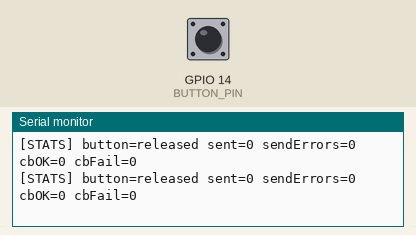
This sketch was run on a simulated ESP32. Parts: the last lines printed to the serial monitor. The inputs (shaded band) are chosen by the test bench; at power-on: GPIO 14 (BUTTON_PIN) HIGH.

Above: at 2.2 s.
2.3 s: GPIO 14 (BUTTON_PIN) pulled LOW for 1 s
At 3.8 s:
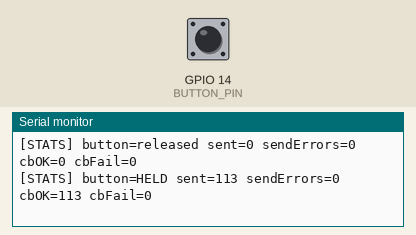
4.8 s: GPIO 14 (BUTTON_PIN) pulled LOW for 0.15 s
At 5.4 s:
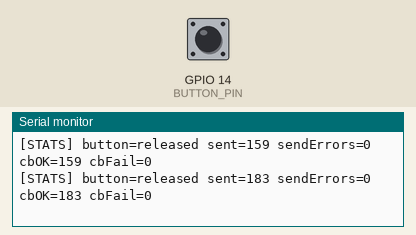
6.4 s: GPIO 14 (BUTTON_PIN) pulled LOW for 0.15 s
At 7.8 s:
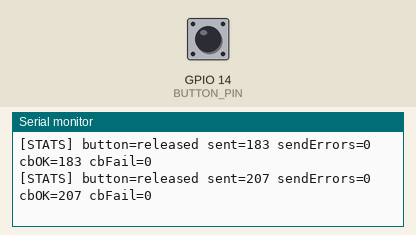
Timing chart, 0 to 9.4 s (numbered marks = the images above; inputs shaded):
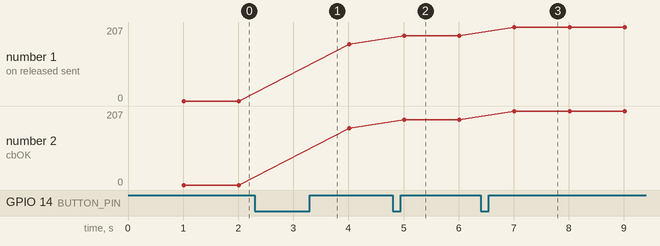

Measured:
- after the input at 2.3 s, the serial monitor: prints a new line after 0.71 s (image 1)
- after the input at 4.8 s, the serial monitor: prints a new line after 0.21 s (image 2)
- after the input at 6.4 s, the serial monitor: prints a new line after 0.61 s (image 3)
- plotted number 1: 0 → 159 after the input at 2.3 s, 159 → 183 after the input at 4.8 s, 183 → 207 after the input at 6.4 s
- plotted number 2: 0 → 159 after the input at 2.3 s, 159 → 183 after the input at 4.8 s, 183 → 207 after the input at 6.4 s

The sketch:

sender_fake_sound.ino
```cpp
#include <WiFi.h>
#include <esp_now.h>

#define BUTTON_PIN 14

#define SAMPLE_RATE 16000
#define AUDIO_SAMPLES_PER_PACKET 100
#define PACKET_INTERVAL_US 6250  // 100 samples / 16000 Hz = 6.25 ms

uint8_t receiverMac[] = {0xF4, 0x65, 0x0B, 0xE9, 0x3B, 0x64};

typedef struct __attribute__((packed)) {
  uint32_t seq;
  uint16_t sampleCount;
  int16_t samples[AUDIO_SAMPLES_PER_PACKET];
} AudioPacket;

uint32_t seqCounter = 0;
uint32_t globalSampleIndex = 0;

uint32_t packetsSent = 0;
uint32_t sendErrors = 0;
uint32_t callbacksSuccess = 0;
uint32_t callbacksFail = 0;

unsigned long lastPacketMicros = 0;
unsigned long lastStatsMillis = 0;

void onDataSent(const uint8_t *mac_addr, esp_now_send_status_t status) {
  if (status == ESP_NOW_SEND_SUCCESS) {
    callbacksSuccess++;
  } else {
    callbacksFail++;
  }
}

// Non-sine test sound:
// Mostly silence, with a short soft bipolar "click/thump" twice per second.
// This avoids the scary continuous alarm-like sine tone.
int16_t generateSoftClickSample(uint32_t sampleIndex) {
  const uint32_t periodSamples = SAMPLE_RATE / 2;  // click every 0.5 sec
  const uint32_t clickLength = 320;                // 20 ms at 16 kHz
  const int16_t amplitude = 100000;                  // keep modest volume

  uint32_t pos = sampleIndex % periodSamples;

  if (pos >= clickLength) {
    return 0;
  }

  // Bipolar triangular pulse:
  // first half positive, second half negative.
  uint32_t half = clickLength / 2;

  if (pos < half) {
    // positive triangle: 0 -> amplitude -> 0
    if (pos < half / 2) {
      return (int16_t)((amplitude * pos) / (half / 2));
    } else {
      return (int16_t)((amplitude * (half - pos)) / (half / 2));
    }
  } else {
    uint32_t p = pos - half;

    // negative triangle: 0 -> -amplitude -> 0
    if (p < half / 2) {
      return (int16_t)(-((amplitude * p) / (half / 2)));
    } else {
      return (int16_t)(-((amplitude * (half - p)) / (half / 2)));
    }
  }
}

void fillAudioPacket(AudioPacket *packet) {
  packet->seq = seqCounter++;
  packet->sampleCount = AUDIO_SAMPLES_PER_PACKET;

  for (int i = 0; i < AUDIO_SAMPLES_PER_PACKET; i++) {
    packet->samples[i] = generateSoftClickSample(globalSampleIndex++);
  }
}

void sendAudioPacket() {
  AudioPacket packet;
  fillAudioPacket(&packet);

  esp_err_t result = esp_now_send(receiverMac, (uint8_t *)&packet, sizeof(packet));

  if (result == ESP_OK) {
    packetsSent++;
  } else {
    sendErrors++;
  }
}

void setup() {
  Serial.begin(115200);
  delay(1000);

  pinMode(BUTTON_PIN, INPUT_PULLUP);

  WiFi.mode(WIFI_STA);

  Serial.println();
  Serial.println("=== ESP-NOW FAKE AUDIO STREAM SENDER ===");
  Serial.print("[INFO] My MAC: ");
  Serial.println(WiFi.macAddress());

  Serial.print("[INFO] AudioPacket size: ");
  Serial.print(sizeof(AudioPacket));
  Serial.println(" bytes");

  if (esp_now_init() != ESP_OK) {
    Serial.println("[ERROR] ESP-NOW init failed");
    return;
  }

  esp_now_register_send_cb(onDataSent);

  esp_now_peer_info_t peerInfo = {};
  memcpy(peerInfo.peer_addr, receiverMac, 6);
  peerInfo.channel = 0;
  peerInfo.encrypt = false;

  if (esp_now_add_peer(&peerInfo) != ESP_OK) {
    Serial.println("[ERROR] Failed to add receiver peer");
    return;
  }

  Serial.println("[INFO] Receiver peer added");
  Serial.println("[INFO] Hold button to stream fake non-sine audio");
}

void loop() {
  bool buttonHeld = digitalRead(BUTTON_PIN) == LOW;

  if (buttonHeld) {
    unsigned long nowUs = micros();

    if (nowUs - lastPacketMicros >= PACKET_INTERVAL_US) {
      lastPacketMicros += PACKET_INTERVAL_US;
      sendAudioPacket();
    }
  } else {
    // Reset timing so it does not burst after button is pressed again.
    lastPacketMicros = micros();
  }

  unsigned long nowMs = millis();
  if (nowMs - lastStatsMillis >= 1000) {
    lastStatsMillis = nowMs;

    Serial.print("[STATS] button=");
    Serial.print(buttonHeld ? "HELD" : "released");
    Serial.print(" sent=");
    Serial.print(packetsSent);
    Serial.print(" sendErrors=");
    Serial.print(sendErrors);
    Serial.print(" cbOK=");
    Serial.print(callbacksSuccess);
    Serial.print(" cbFail=");
    Serial.println(callbacksFail);
  }
}
```
